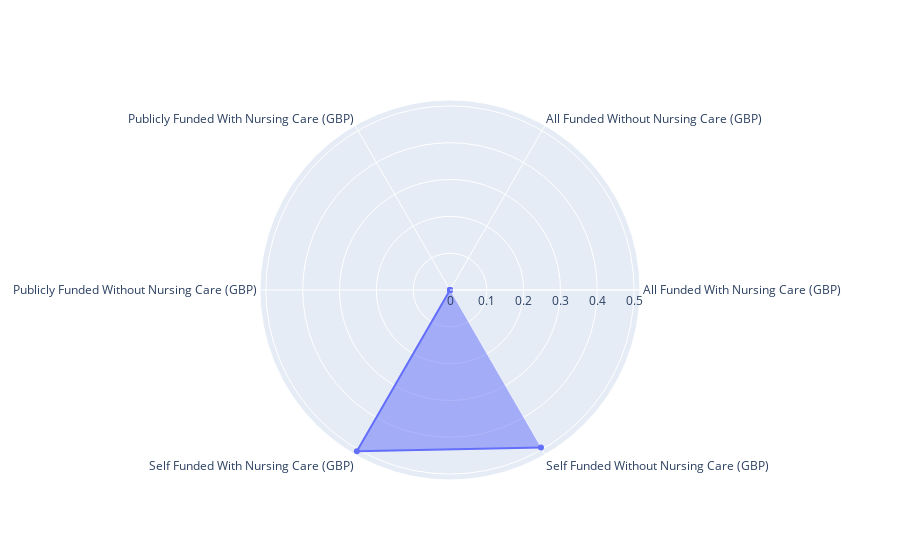

The notebook cell this image was saved under:
### Code cell
# Showing spider plot (percentage in 2010)
fig = go.Figure()

fig.add_trace(go.Scatterpolar(
    r = care_home_charges_scot_perc.iloc[0].tolist(),
    theta = care_home_charges_scot_perc.columns.values.tolist(),
    fill = "toself",
    name = str(care_home_charges_scot_perc.index[0]).replace("0331","")
))

fig.show()

### Figure 1 — Plotly figure (JSON) as saved in the notebook; plotly's stock layout.template omitted (floating-point values rounded to 4 significant figures)
{"data": [{"fill": "toself", "name": "2010", "r": [0, 0, 0, 0, 0.5059, 0.4941], "theta": ["All Funded With Nursing Care (GBP)", "All Funded Without Nursing Care (GBP)", "Publicly Funded With Nursing Care (GBP)", "Publicly Funded Without Nursing Care (GBP)", "Self Funded With Nursing Care (GBP)", "Self Funded Without Nursing Care (GBP)"], "type": "scatterpolar"}], "layout": {}}
